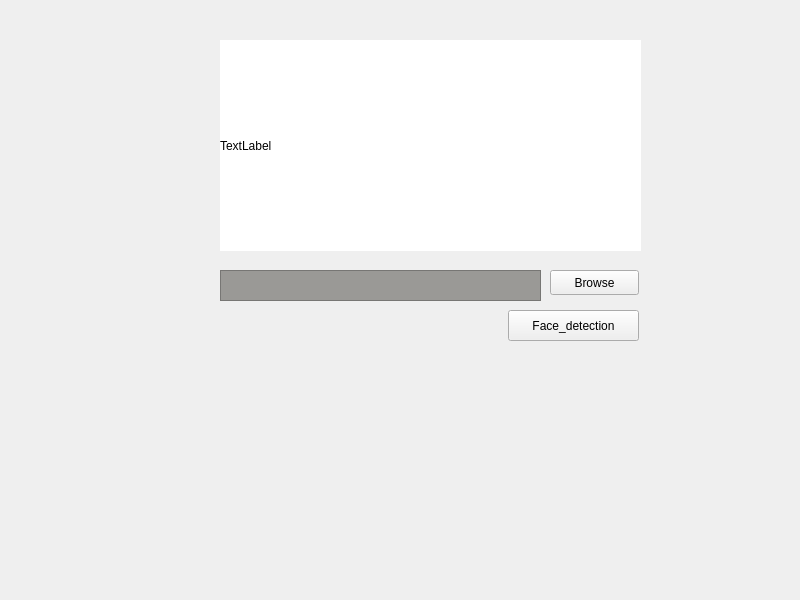
<?xml version="1.0" encoding="UTF-8"?>
<ui version="4.0">
 <class>Face_detection</class>
 <widget class="QWidget" name="Face_detection">
  <property name="geometry">
   <rect>
    <x>0</x>
    <y>0</y>
    <width>800</width>
    <height>600</height>
   </rect>
  </property>
  <property name="windowTitle">
   <string>Face_detection</string>
  </property>
  <widget class="QPushButton" name="PB_1">
   <property name="geometry">
    <rect>
     <x>550</x>
     <y>270</y>
     <width>89</width>
     <height>25</height>
    </rect>
   </property>
   <property name="text">
    <string>Browse</string>
   </property>
  </widget>
  <widget class="QLabel" name="label">
   <property name="geometry">
    <rect>
     <x>220</x>
     <y>40</y>
     <width>421</width>
     <height>211</height>
    </rect>
   </property>
   <property name="styleSheet">
    <string notr="true">background-color: rgb(255, 255, 255);</string>
   </property>
   <property name="text">
    <string>TextLabel</string>
   </property>
  </widget>
  <widget class="QPushButton" name="PB_2">
   <property name="geometry">
    <rect>
     <x>508</x>
     <y>310</y>
     <width>131</width>
     <height>31</height>
    </rect>
   </property>
   <property name="text">
    <string>Face_detection</string>
   </property>
  </widget>
  <widget class="QTextEdit" name="textEdit">
   <property name="geometry">
    <rect>
     <x>220</x>
     <y>270</y>
     <width>321</width>
     <height>31</height>
    </rect>
   </property>
   <property name="styleSheet">
    <string notr="true">background-color: rgb(154, 153, 150);</string>
   </property>
  </widget>
 </widget>
 <resources/>
 <connections/>
</ui>
